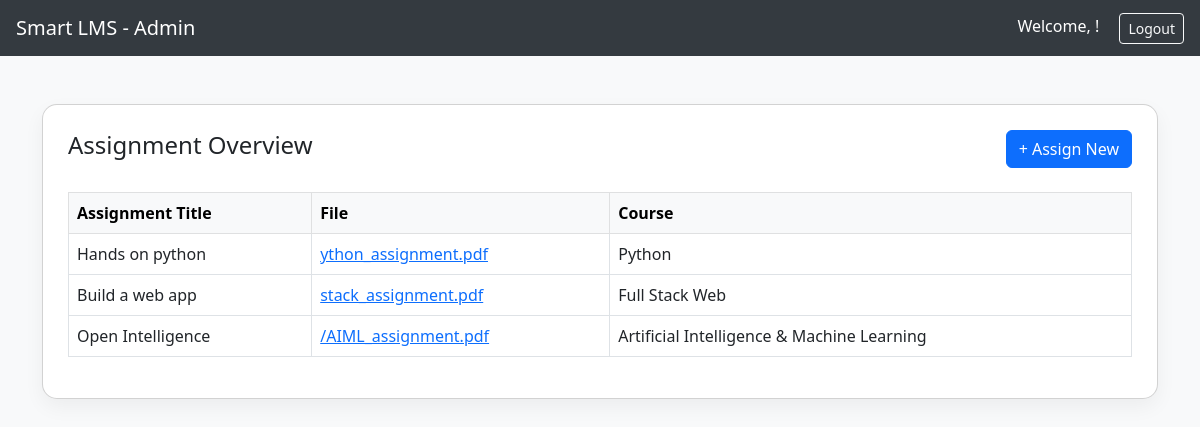
/assignments/, run on the app's committed database.
### accounts/models.py (models this page shows, shortened)
class Assignment(models.Model):
    title = models.CharField(max_length=255)
    file = models.FileField(upload_to='assignments/')
    course = models.ForeignKey('Course', on_delete=models.CASCADE)

class Course(models.Model):
    name = models.CharField(max_length=255)
    instructor = models.CharField(max_length=255)
    description = models.TextField()
    video_link = models.URLField()
    image = models.ImageField(upload_to='course_images/', blank=True, null=True)

### accounts/views.py (the view, shortened to what this page needs)
# urls.py: path('assignments/', views.assignment_list_view, name='assignment_list'),
def assignment_list_view(request):
    assignments = Assignment.objects.all()
    courses = Course.objects.all()
    return render(request, 'assignments.html', {
        'assignments': assignments,
        'courses': courses
    })

### accounts/templates/assignments.html (shortened to what this page needs)
{% load static %}
<!DOCTYPE html>
<html lang="en">
<head>
  {% include 'admin_head.html' %}
  <link href="https://cdn.jsdelivr.net/npm/bootstrap@5.3.0/dist/css/bootstrap.min.css" rel="stylesheet">
</head>
<body>
<div class="container mt-5">
  <div class="card">
    <div class="top-bar mb-4">
      <h4>Assignment Overview</h4>
      <button class="btn btn-primary" data-bs-toggle="modal" data-bs-target="#assignModal">+ Assign New</button>
    </div>
    <table class="table table-bordered align-middle">
      <thead class="table-light">
        <tr>
          <th>Assignment Title</th>
          <th>File</th>
          <th>Course</th>
        </tr>
      </thead>
      <tbody>
        {% for assignment in assignments %}
        <tr>
          <td>{{ assignment.title }}</td>
          <td>
            {% if assignment.file %}
              <a href="{{ assignment.file.url }}" target="_blank">{{ assignment.file.name|slice:"-20:" }}</a>
            {% else %}
              No file
            {% endif %}
          </td>
          <td>{{ assignment.course.name }}</td>
        </tr>
        {% empty %}
        <tr><td colspan="3" class="text-center">No assignments found.</td></tr>
        {% endfor %}
      </tbody>
    </table>
  </div>
</div>
</body>
</html>

### accounts/templates/admin_head.html (style rules this page uses)
body { background-color: #f8f9fa; font-family: Arial, sans-serif; }

### accounts/templates/assignments.html (style rules this page uses)
body { background: #f8f9fa; }
.card { border-radius: 15px; padding: 25px; box-shadow: 0 8px 20px rgba(0, 0, 0, 0.05); }
.top-bar { display: flex; justify-content: space-between; align-items: center; }

### data on the page
Assignment: title "Hands on python", file.name "ython_assignment.pdf", course.name "Python"
Assignment: title "Build a web app", file.name "stack_assignment.pdf", course.name "Full Stack Web"
Assignment: title "Open Intelligence", file.name "/AIML_assignment.pdf", course.name "Artificial Intelligence & Machine Learning"
